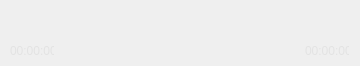
<?xml version="1.0" encoding="UTF-8"?>
<ui version="4.0">
 <class>MediaControls</class>
 <widget class="QWidget" name="MediaControls">
  <property name="geometry">
   <rect>
    <x>0</x>
    <y>0</y>
    <width>360</width>
    <height>66</height>
   </rect>
  </property>
  <property name="windowTitle">
   <string>Form</string>
  </property>
  <property name="styleSheet">
   <string notr="true">background-color:&quot;transparent&quot;;
border-color:&quot;transparent&quot;;</string>
  </property>
  <widget class="Phonon::VolumeSlider" name="volumeSlider">
   <property name="geometry">
    <rect>
     <x>14</x>
     <y>10</y>
     <width>100</width>
     <height>24</height>
    </rect>
   </property>
   <property name="minimumSize">
    <size>
     <width>100</width>
     <height>0</height>
    </size>
   </property>
   <property name="styleSheet">
    <string notr="true"/>
   </property>
   <property name="maximumVolume">
    <double>1.000000000000000</double>
   </property>
  </widget>
  <widget class="QPushButton" name="reverseButton">
   <property name="geometry">
    <rect>
     <x>188</x>
     <y>10</y>
     <width>28</width>
     <height>24</height>
    </rect>
   </property>
   <property name="styleSheet">
    <string notr="true">background-color:&quot;transparent&quot;;
border-color:&quot;transparent&quot;</string>
   </property>
   <property name="text">
    <string/>
   </property>
   <property name="icon">
    <iconset resource="../ltorrent.qrc">
     <normaloff>:/PlayerControlImages/RateButtonReverse.png</normaloff>:/PlayerControlImages/RateButtonReverse.png</iconset>
   </property>
   <property name="flat">
    <bool>true</bool>
   </property>
  </widget>
  <widget class="QPushButton" name="openFileButton">
   <property name="geometry">
    <rect>
     <x>256</x>
     <y>10</y>
     <width>28</width>
     <height>24</height>
    </rect>
   </property>
   <property name="styleSheet">
    <string notr="true">background-color:&quot;transparent&quot;;
border-color:&quot;transparent&quot;</string>
   </property>
   <property name="text">
    <string/>
   </property>
   <property name="icon">
    <iconset resource="../ltorrent.qrc">
     <normaloff>:/PlayerControlImages/FileButton.png</normaloff>:/PlayerControlImages/FileButton.png</iconset>
   </property>
   <property name="flat">
    <bool>true</bool>
   </property>
  </widget>
  <widget class="QPushButton" name="playButton">
   <property name="geometry">
    <rect>
     <x>120</x>
     <y>10</y>
     <width>28</width>
     <height>24</height>
    </rect>
   </property>
   <property name="styleSheet">
    <string notr="true">background-color:&quot;transparent&quot;;
border-color:&quot;transparent&quot;</string>
   </property>
   <property name="text">
    <string/>
   </property>
   <property name="icon">
    <iconset resource="../ltorrent.qrc">
     <normaloff>:/PlayerControlImages/PlayButton.png</normaloff>:/PlayerControlImages/PlayButton.png</iconset>
   </property>
   <property name="flat">
    <bool>true</bool>
   </property>
  </widget>
  <widget class="QPushButton" name="fullScreenButton">
   <property name="geometry">
    <rect>
     <x>324</x>
     <y>10</y>
     <width>28</width>
     <height>24</height>
    </rect>
   </property>
   <property name="styleSheet">
    <string notr="true">background-color:&quot;transparent&quot;;
border-color:&quot;transparent&quot;</string>
   </property>
   <property name="text">
    <string/>
   </property>
   <property name="icon">
    <iconset resource="../ltorrent.qrc">
     <normaloff>:/PlayerControlImages/FullscreenButton.png</normaloff>:/PlayerControlImages/FullscreenButton.png</iconset>
   </property>
   <property name="flat">
    <bool>true</bool>
   </property>
  </widget>
  <widget class="QPushButton" name="pauseButton">
   <property name="geometry">
    <rect>
     <x>154</x>
     <y>10</y>
     <width>28</width>
     <height>24</height>
    </rect>
   </property>
   <property name="styleSheet">
    <string notr="true">background-color:&quot;transparent&quot;;
border-color:&quot;transparent&quot;</string>
   </property>
   <property name="text">
    <string/>
   </property>
   <property name="icon">
    <iconset resource="../ltorrent.qrc">
     <normaloff>:/PlayerControlImages/PauseButton.png</normaloff>:/PlayerControlImages/PauseButton.png</iconset>
   </property>
   <property name="flat">
    <bool>true</bool>
   </property>
  </widget>
  <widget class="QPushButton" name="openUrlButton">
   <property name="geometry">
    <rect>
     <x>290</x>
     <y>10</y>
     <width>28</width>
     <height>24</height>
    </rect>
   </property>
   <property name="styleSheet">
    <string notr="true">background-color:&quot;transparent&quot;;
border-color:&quot;transparent&quot;</string>
   </property>
   <property name="text">
    <string/>
   </property>
   <property name="icon">
    <iconset resource="../ltorrent.qrc">
     <normaloff>:/PlayerControlImages/UrlButton.png</normaloff>:/PlayerControlImages/UrlButton.png</iconset>
   </property>
   <property name="flat">
    <bool>true</bool>
   </property>
  </widget>
  <widget class="QPushButton" name="forwardButton">
   <property name="geometry">
    <rect>
     <x>222</x>
     <y>10</y>
     <width>28</width>
     <height>24</height>
    </rect>
   </property>
   <property name="styleSheet">
    <string notr="true">background-color:&quot;transparent&quot;;
border-color:&quot;transparent&quot;</string>
   </property>
   <property name="text">
    <string/>
   </property>
   <property name="icon">
    <iconset resource="../ltorrent.qrc">
     <normaloff>:/PlayerControlImages/RateButtonForward.png</normaloff>:/PlayerControlImages/RateButtonForward.png</iconset>
   </property>
   <property name="flat">
    <bool>true</bool>
   </property>
  </widget>
  <widget class="QLabel" name="totalTimeLabel">
   <property name="geometry">
    <rect>
     <x>305</x>
     <y>40</y>
     <width>44</width>
     <height>22</height>
    </rect>
   </property>
   <property name="palette">
    <palette>
     <active>
      <colorrole role="WindowText">
       <brush brushstyle="SolidPattern">
        <color alpha="255">
         <red>227</red>
         <green>227</green>
         <blue>227</blue>
        </color>
       </brush>
      </colorrole>
      <colorrole role="Button">
       <brush brushstyle="SolidPattern">
        <color alpha="0">
         <red>0</red>
         <green>0</green>
         <blue>0</blue>
        </color>
       </brush>
      </colorrole>
      <colorrole role="Base">
       <brush brushstyle="SolidPattern">
        <color alpha="0">
         <red>0</red>
         <green>0</green>
         <blue>0</blue>
        </color>
       </brush>
      </colorrole>
      <colorrole role="Window">
       <brush brushstyle="SolidPattern">
        <color alpha="0">
         <red>0</red>
         <green>0</green>
         <blue>0</blue>
        </color>
       </brush>
      </colorrole>
     </active>
     <inactive>
      <colorrole role="WindowText">
       <brush brushstyle="SolidPattern">
        <color alpha="255">
         <red>227</red>
         <green>227</green>
         <blue>227</blue>
        </color>
       </brush>
      </colorrole>
      <colorrole role="Button">
       <brush brushstyle="SolidPattern">
        <color alpha="0">
         <red>0</red>
         <green>0</green>
         <blue>0</blue>
        </color>
       </brush>
      </colorrole>
      <colorrole role="Base">
       <brush brushstyle="SolidPattern">
        <color alpha="0">
         <red>0</red>
         <green>0</green>
         <blue>0</blue>
        </color>
       </brush>
      </colorrole>
      <colorrole role="Window">
       <brush brushstyle="SolidPattern">
        <color alpha="0">
         <red>0</red>
         <green>0</green>
         <blue>0</blue>
        </color>
       </brush>
      </colorrole>
     </inactive>
     <disabled>
      <colorrole role="WindowText">
       <brush brushstyle="SolidPattern">
        <color alpha="255">
         <red>120</red>
         <green>120</green>
         <blue>120</blue>
        </color>
       </brush>
      </colorrole>
      <colorrole role="Button">
       <brush brushstyle="SolidPattern">
        <color alpha="0">
         <red>0</red>
         <green>0</green>
         <blue>0</blue>
        </color>
       </brush>
      </colorrole>
      <colorrole role="Base">
       <brush brushstyle="SolidPattern">
        <color alpha="0">
         <red>0</red>
         <green>0</green>
         <blue>0</blue>
        </color>
       </brush>
      </colorrole>
      <colorrole role="Window">
       <brush brushstyle="SolidPattern">
        <color alpha="0">
         <red>0</red>
         <green>0</green>
         <blue>0</blue>
        </color>
       </brush>
      </colorrole>
     </disabled>
    </palette>
   </property>
   <property name="text">
    <string>00:00:00</string>
   </property>
  </widget>
  <widget class="QLabel" name="currentTimeLabel">
   <property name="geometry">
    <rect>
     <x>10</x>
     <y>40</y>
     <width>44</width>
     <height>22</height>
    </rect>
   </property>
   <property name="palette">
    <palette>
     <active>
      <colorrole role="WindowText">
       <brush brushstyle="SolidPattern">
        <color alpha="255">
         <red>227</red>
         <green>227</green>
         <blue>227</blue>
        </color>
       </brush>
      </colorrole>
      <colorrole role="Button">
       <brush brushstyle="SolidPattern">
        <color alpha="0">
         <red>0</red>
         <green>0</green>
         <blue>0</blue>
        </color>
       </brush>
      </colorrole>
      <colorrole role="Base">
       <brush brushstyle="SolidPattern">
        <color alpha="0">
         <red>0</red>
         <green>0</green>
         <blue>0</blue>
        </color>
       </brush>
      </colorrole>
      <colorrole role="Window">
       <brush brushstyle="SolidPattern">
        <color alpha="0">
         <red>0</red>
         <green>0</green>
         <blue>0</blue>
        </color>
       </brush>
      </colorrole>
     </active>
     <inactive>
      <colorrole role="WindowText">
       <brush brushstyle="SolidPattern">
        <color alpha="255">
         <red>227</red>
         <green>227</green>
         <blue>227</blue>
        </color>
       </brush>
      </colorrole>
      <colorrole role="Button">
       <brush brushstyle="SolidPattern">
        <color alpha="0">
         <red>0</red>
         <green>0</green>
         <blue>0</blue>
        </color>
       </brush>
      </colorrole>
      <colorrole role="Base">
       <brush brushstyle="SolidPattern">
        <color alpha="0">
         <red>0</red>
         <green>0</green>
         <blue>0</blue>
        </color>
       </brush>
      </colorrole>
      <colorrole role="Window">
       <brush brushstyle="SolidPattern">
        <color alpha="0">
         <red>0</red>
         <green>0</green>
         <blue>0</blue>
        </color>
       </brush>
      </colorrole>
     </inactive>
     <disabled>
      <colorrole role="WindowText">
       <brush brushstyle="SolidPattern">
        <color alpha="255">
         <red>120</red>
         <green>120</green>
         <blue>120</blue>
        </color>
       </brush>
      </colorrole>
      <colorrole role="Button">
       <brush brushstyle="SolidPattern">
        <color alpha="0">
         <red>0</red>
         <green>0</green>
         <blue>0</blue>
        </color>
       </brush>
      </colorrole>
      <colorrole role="Base">
       <brush brushstyle="SolidPattern">
        <color alpha="0">
         <red>0</red>
         <green>0</green>
         <blue>0</blue>
        </color>
       </brush>
      </colorrole>
      <colorrole role="Window">
       <brush brushstyle="SolidPattern">
        <color alpha="0">
         <red>0</red>
         <green>0</green>
         <blue>0</blue>
        </color>
       </brush>
      </colorrole>
     </disabled>
    </palette>
   </property>
   <property name="text">
    <string>00:00:00</string>
   </property>
  </widget>
  <widget class="Phonon::SeekSlider" name="seekSlider">
   <property name="geometry">
    <rect>
     <x>60</x>
     <y>40</y>
     <width>239</width>
     <height>22</height>
    </rect>
   </property>
   <property name="iconVisible">
    <bool>true</bool>
   </property>
  </widget>
 </widget>
 <customwidgets>
  <customwidget>
   <class>Phonon::SeekSlider</class>
   <extends>QWidget</extends>
   <header location="global">phonon/seekslider.h</header>
  </customwidget>
  <customwidget>
   <class>Phonon::VolumeSlider</class>
   <extends>QWidget</extends>
   <header location="global">phonon/volumeslider.h</header>
  </customwidget>
 </customwidgets>
 <resources>
  <include location="../ltorrent.qrc"/>
 </resources>
 <connections/>
 <slots>
  <signal>play()</signal>
  <signal>playFile(QString)</signal>
  <signal>playURL(QString)</signal>
  <signal>pause()</signal>
  <signal>setVolume(int)</signal>
  <signal>setPosition(int)</signal>
 </slots>
</ui>
